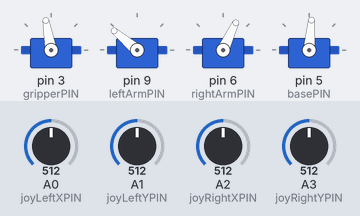
Bench run of a sketch on a simulated Arduino Nano, built with avr-gcc and run on an emulated ATmega328P. Shown: 4 × servo. The inputs (shaded band) are chosen by the test bench; at power-on: A0 (joyLeftXPIN) = 512, A1 (joyLeftYPIN) = 512, A2 (joyRightXPIN) = 512, A3 (joyRightYPIN) = 512. What the sketch prints to the serial monitor is not drawn.

Above: at 1.2 s.
1.3 s: A0 (joyLeftXPIN) set to 557
At 3.2 s:
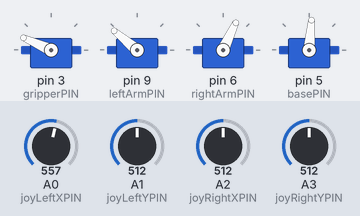
3.9 s: A1 (joyLeftYPIN) set to 527
5.4 s: A1 (joyLeftYPIN) set to 560
At 8.1 s:
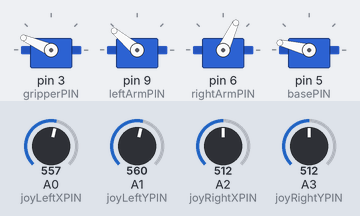
8.4 s: A2 (joyRightXPIN) set to 531
9.9 s: A2 (joyRightXPIN) set to 552
At 11.6 s:
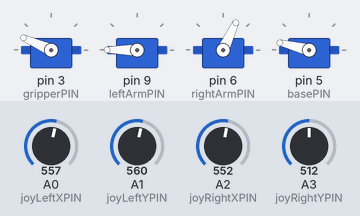
12.2 s: A3 (joyRightYPIN) set to 306
At 12.9 s:
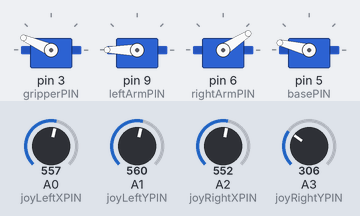
Timing chart, 0 to 15.0 s (numbered marks = the images above; inputs shaded):
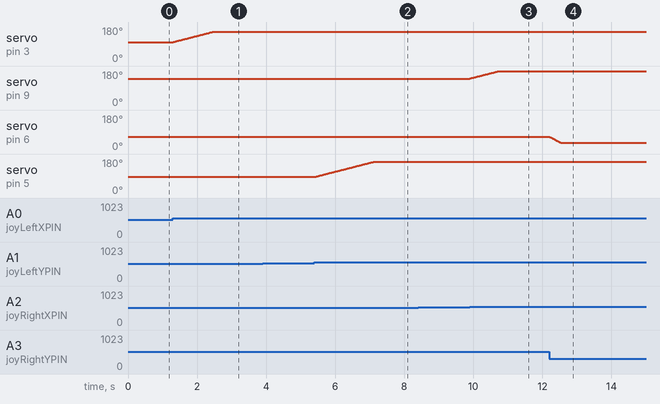

The sketch:

RobotArm_2.0.0.ino
```cpp
#include <Servo.h>

/**
 * Author: Aaron Meadows
 * Date: 5/25/18
 * Version: 2.0.0
 * Description: This program will be used on an arduino nano
 * to control a 3D printed robotic arm. The source of the
 * arm is http://www.eezyrobots.it/eba_mk2.html .
 * After researching methods of controlling the arm, it was
 * decided that the arm will be controlled using two joysticks
 * and debugged with potentiometers.
 */

//-----MAIN TESTING VARIABLES-----//

const int delayAmount = 20; //Amount to delay the program
const int joyMidRange = 30; // Joystick range of error to eliminate jitter
const int servoJitterRemoval = 5; //Amount that must have changed before the servos change position
boolean debug = false;

//--------------------------------//

//Servo Pins//
const int gripperPIN = 3;
const int leftArmPIN = 9;
const int rightArmPIN = 6;
const int basePIN = 5;
Servo gripper, leftArm, rightArm, base;

//Input Pins//
const int joyLeftXPIN = 0;
const int joyLeftYPIN = 1;
const int joyRightXPIN = 2;
const int joyRightYPIN = 3;

//Joystick Signals//
int joyLeftXSIG;
int joyLeftYSIG;
int joyRightXSIG;
int joyRightYSIG;

//Joystick Values//
const int joyMaxVal = 1023;
const int joyMidVal = joyMaxVal / 2;

//Servo Signals//
int gripperSIG;
int leftArmSIG;
int rightArmSIG;
int baseSIG;

//Old Values//
int oldL;
int oldR;
int oldG;
int oldB;

void setup() {
  //Setup Servos//
  gripper.attach(gripperPIN);
  leftArm.attach(leftArmPIN);
  rightArm.attach(rightArmPIN);
  base.attach(basePIN);

  //Start the serial monitor//
  Serial.begin(9600);

  //Set servos to their middle position//
  setMiddle();

  //Move all to their middle position//
  moveAll();
}

void loop() {
  //If debug is true then output signal values
  if (debug)
  {
    outputValues();
  }

  //Set the signal values to go to the servos//
  setSignals();

  //Write the signal values to every servo//
  moveAll();

  //Delay the program//
  delay(delayAmount);
}

/**
 * increment()
 * This method will use input to determine if
 * the signal value can be incresed or decreased,
 * if possible it will return the incremented value.
 * @param a Amount that the function will increment or decrement
 * @param joy Joystick signal value to determine increase amount
 * @param minimum Minimun value to return
 * @param maximun Maximum value to return
 */
int increment(int a, int joy, int minimum, int maximum)
{
  //Variable to set increment amount
  int increment;

  //Check if joystick value is left but still above the minimum
  if (joy < joyMidVal - joyMidRange && a >= minimum)
  {
    increment = map(joy, 0, joyMidVal - joyMidRange, -3, -1);
  }
  //Check if joystick value is right but still below the maximum
  else if (joy > joyMidVal + joyMidRange && a <= maximum)
  {
    increment = map(joy, joyMidVal + joyMidRange, joyMaxVal, 1, 3);
  }
  //Otherwise, set the amount to increment to 0
  else
  {
    increment = 0;
  }

  //Add value to signal
  a += increment;

  //Return the new signal
  return a;
}

//Execute all the move methods for each servo
void moveAll()
{
  gripperMove();
  baseMove();
  leftArmMove();
  rightArmMove();
}

//Read joysticks and set signal values and increment if necessary
void setSignals()
{
  //Set the signal values of the joystick//
  readJoysticks();

  //Increment or decrement the signal values if they have avaliable space//
  leftArmSIG = increment(leftArmSIG, joyRightXSIG, 85, 195); //Increment left Arm
  rightArmSIG = increment(rightArmSIG, joyRightYSIG, 35, 115); //Increment right Arm
  gripperSIG = increment(gripperSIG, joyLeftXSIG, 45, 155); //Increment gripper
  baseSIG = increment(baseSIG, joyLeftYSIG, 5, 165); //Increment base
}

//Read joystick analog pins
void readJoysticks()
{
  joyLeftXSIG = analogRead(joyLeftXPIN);
  joyLeftYSIG = analogRead(joyLeftYPIN);
  joyRightXSIG = analogRead(joyRightXPIN);
  joyRightYSIG = analogRead(joyRightYPIN);
}

void leftArmMove()
{
  //Write only if the value has changed
  if (leftArmSIG < (oldL + servoJitterRemoval) || leftArmSIG > (oldL - servoJitterRemoval))
  {
    leftArm.write(leftArmSIG);
    Serial.println(leftArmSIG);
  }

  //Reset old value
  oldL = leftArmSIG;
}

void rightArmMove()
{
  //Write only if the value has changed
  if (rightArmSIG < (oldR + servoJitterRemoval) || rightArmSIG > (oldR - servoJitterRemoval))
  {
    rightArm.write(rightArmSIG);
    Serial.println(rightArmSIG);
  }

  //Reset old value
  oldR = rightArmSIG;
}

void gripperMove()
{
  //Write only if the value has changed
  if (gripperSIG < (oldG + servoJitterRemoval) || gripperSIG > (oldG - servoJitterRemoval))
  {
    gripper.write(gripperSIG);
    Serial.println(gripperSIG);
  }

  //Reset old value
  oldG = gripperSIG;
}

void baseMove()
{
  //Write only if the value has changed more than (oldB + servoJitterRemoval)
  if (baseSIG < (oldB + servoJitterRemoval) || baseSIG > (oldB - servoJitterRemoval))
  {
    base.write(baseSIG);
    Serial.println(baseSIG);
  }

  //Reset old value
  oldB = baseSIG;
}

void setMiddle()
{
  gripperSIG = 100;
  baseSIG = 85;
  leftArmSIG = 140;
  rightArmSIG = 65;
}

//Output signal values to the serial monitor//
void outputValues()
{
  setSignals();

  Serial.print("Right Arm:              ");
  Serial.println(rightArmSIG);

  Serial.print("Left Arm:           ");
  Serial.println(leftArmSIG);

  Serial.print("Gripper:        ");
  Serial.println(gripperSIG);

  Serial.print("Base:       ");
  Serial.println(baseSIG);

}
```

Measured:
- the behaviour switches between 541 and 542 on A0 (joyLeftXPIN) (found by bisection; images 0 and 1)
- the behaviour switches between 541 and 542 on A1 (joyLeftYPIN) (found by bisection; images 1 and 2)
- the behaviour switches between 541 and 542 on A2 (joyRightXPIN) (found by bisection; images 2 and 3)
- after the input at 1.3 s, servo on pin 3 (gripperPIN): moves from 100° to 156° over 1.2 s, starting at once
- after the input at 5.4 s, servo on pin 5 (basePIN): moves from 85° to 166° over 1.7 s, starting at once
- after the input at 9.9 s, servo on pin 9 (leftArmPIN): moves from 140° to 180° over 0.84 s, starting at once
- after the input at 12.2 s, servo on pin 6 (rightArmPIN): moves from 65° to 33° over 0.32 s, starting at once
